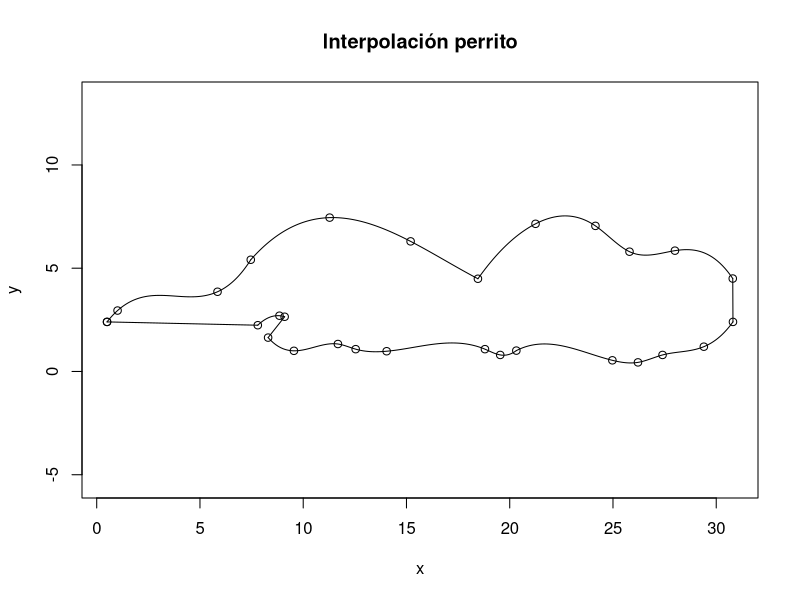

Write the R code that produced this figure.
require(Matrix)

x = c(00.50, 01.01, 05.85, 07.46, 11.28, 15.20, 18.46, 21.25, 24.15, 25.80, 28.00, 30.80, 30.81, 29.40, 27.40, 26.21, 24.97, 20.32, 19.54, 18.80, 14.04, 12.54, 11.68, 09.55, 08.30, 09.10, 08.85, 07.80, 00.50)
y = c(02.40, 02.95, 03.86, 05.41, 07.45, 06.30, 04.49, 07.15, 07.05, 05.80, 05.85, 04.50, 02.40, 01.20, 00.80, 00.44, 00.54, 01.01, 00.80, 01.08, 00.98, 01.08, 01.33, 01.00, 01.64, 02.65, 02.70, 02.24, 02.40)
plot(x,y,main = "Interpolación perrito", asp = 1)
vx1 = c(x[1:4])
vy1 = c(y[1:4])
splines = splinefun(vx1,vy1, method = "fmm")
curve(splines(x), add = TRUE, col = 1, from = vx1[1], to = vx1[length(vx1)])
vx2 = c(x[4:7])
vy2 = c(y[4:7])
splines = splinefun(vx2,vy2, method = "fmm")
curve(splines(x), add = TRUE, col = 1, from = vx2[1], to = vx2[length(vx2)])
vx3 = c(x[7:12])
vy3 = c(y[7:12])
splines = splinefun(vx3,vy3, method = "fmm")
curve(splines(x), add = TRUE, col = 1, from = vx3[1], to = vx3[length(vx3)])
vx4 = c(x[12:13])
vy4 = c(y[12:13])
splines = splinefun(vx4,vy4, method = "fmm")
curve(splines(x), add = TRUE, col = 1, from = vx4[1], to = vx4[length(vx4)])
vx5 = c(x[13:18])
vy5 = c(y[13:18])
splines = splinefun(vx5,vy5, method = "fmm")
curve(splines(x), add = TRUE, col = 1, from = vx5[1], to = vx5[length(vx5)])
vx6 = c(x[18:25])
vy6 = c(y[18:25])
splines = splinefun(vx6,vy6, method = "fmm")
curve(splines(x), add = TRUE, col = 1, from = vx6[1], to = vx6[length(vx6)])
vx7 = c(x[25:26])
vy7 = c(y[25:26])
splines = splinefun(vx7,vy7, method = "fmm")
curve(splines(x), add = TRUE, col = 1, from = vx7[1], to = vx7[length(vx7)])
vx8 = c(x[26:28])
vy8 = c(y[26:28])
splines = splinefun(vx8,vy8, method = "fmm")
curve(splines(x), add = TRUE, col = 1, from = vx8[1], to = vx8[length(vx8)])
vx9 = c(x[28:29])
vy9 = c(y[28:29])
splines = splinefun(vx9,vy9, method = "fmm")
curve(splines(x), add = TRUE, col = 1, from = vx9[1], to = vx9[length(vx9)])
